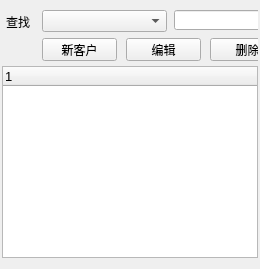
      <widget class="QWidget" name="tabClients">
       <attribute name="title">
        <string>客户信息</string>
       </attribute>
       <layout class="QVBoxLayout" name="verticalLayout_3">
        <property name="spacing">
         <number>4</number>
        </property>
        <property name="margin">
         <number>2</number>
        </property>
        <item>
         <layout class="QVBoxLayout" name="verticalLayout">
          <item>
           <widget class="QWidget" name="widget" native="true">
            <property name="minimumSize">
             <size>
              <width>0</width>
              <height>60</height>
             </size>
            </property>
            <widget class="QComboBox" name="cbxClientQueryTypes">
             <property name="geometry">
              <rect>
               <x>40</x>
               <y>8</y>
               <width>125</width>
               <height>22</height>
              </rect>
             </property>
            </widget>
            <widget class="QLineEdit" name="edtClientQueryContent">
             <property name="geometry">
              <rect>
               <x>172</x>
               <y>8</y>
               <width>229</width>
               <height>20</height>
              </rect>
             </property>
            </widget>
            <widget class="QPushButton" name="btnClientQuery">
             <property name="geometry">
              <rect>
               <x>616</x>
               <y>8</y>
               <width>75</width>
               <height>23</height>
              </rect>
             </property>
             <property name="text">
              <string>搜 索</string>
             </property>
            </widget>
            <widget class="QLabel" name="label_12">
             <property name="geometry">
              <rect>
               <x>4</x>
               <y>12</y>
               <width>37</width>
               <height>16</height>
              </rect>
             </property>
             <property name="text">
              <string>查找</string>
             </property>
            </widget>
            <widget class="QPushButton" name="btnClientDelete">
             <property name="geometry">
              <rect>
               <x>208</x>
               <y>36</y>
               <width>75</width>
               <height>23</height>
              </rect>
             </property>
             <property name="text">
              <string>删除</string>
             </property>
            </widget>
            <widget class="QPushButton" name="btnClientNew">
             <property name="geometry">
              <rect>
               <x>40</x>
               <y>36</y>
               <width>75</width>
               <height>23</height>
              </rect>
             </property>
             <property name="text">
              <string>新客户</string>
             </property>
            </widget>
            <widget class="QPushButton" name="btnClientEdit">
             <property name="geometry">
              <rect>
               <x>124</x>
               <y>36</y>
               <width>75</width>
               <height>23</height>
              </rect>
             </property>
             <property name="text">
              <string>编辑</string>
             </property>
            </widget>
            <widget class="QPushButton" name="btnDial">
             <property name="geometry">
              <rect>
               <x>324</x>
               <y>36</y>
               <width>75</width>
               <height>23</height>
              </rect>
             </property>
             <property name="font">
              <font>
               <pointsize>10</pointsize>
              </font>
             </property>
             <property name="styleSheet">
              <string notr="true">color: rgb(255, 0, 0);</string>
             </property>
             <property name="text">
              <string>拨号</string>
             </property>
            </widget>
            <widget class="QPushButton" name="btnHangup">
             <property name="geometry">
              <rect>
               <x>408</x>
               <y>36</y>
               <width>75</width>
               <height>23</height>
              </rect>
             </property>
             <property name="font">
              <font>
               <pointsize>10</pointsize>
              </font>
             </property>
             <property name="styleSheet">
              <string notr="true">color: rgb(255, 0, 0);</string>
             </property>
             <property name="text">
              <string>挂机</string>
             </property>
            </widget>
            <widget class="QLabel" name="label_22">
             <property name="geometry">
              <rect>
               <x>420</x>
               <y>12</y>
               <width>57</width>
               <height>16</height>
              </rect>
             </property>
             <property name="text">
              <string>客户类别</string>
             </property>
            </widget>
            <widget class="QComboBox" name="cbxClientType">
             <property name="geometry">
              <rect>
               <x>476</x>
               <y>8</y>
               <width>125</width>
               <height>22</height>
              </rect>
             </property>
            </widget>
            <widget class="QPushButton" name="btnSceneRecordStart">
             <property name="geometry">
              <rect>
               <x>532</x>
               <y>36</y>
               <width>75</width>
               <height>23</height>
              </rect>
             </property>
             <property name="text">
              <string>开始录音</string>
             </property>
            </widget>
            <widget class="QPushButton" name="btnSceneRecordStop">
             <property name="geometry">
              <rect>
               <x>616</x>
               <y>36</y>
               <width>75</width>
               <height>23</height>
              </rect>
             </property>
             <property name="text">
              <string>停止录音</string>
             </property>
            </widget>
           </widget>
          </item>
          <item>
           <widget class="QTreeWidget" name="tvClientList">
            <property name="font">
             <font>
              <pointsize>10</pointsize>
             </font>
            </property>
            <property name="selectionMode">
             <enum>QAbstractItemView::ExtendedSelection</enum>
            </property>
            <column>
             <property name="text">
              <string notr="true">1</string>
             </property>
            </column>
           </widget>
          </item>
          <item>
           <widget class="QWidget" name="widget_2" native="true">
            <property name="minimumSize">
             <size>
              <width>0</width>
              <height>5</height>
             </size>
            </property>
           </widget>
          </item>
         </layout>
        </item>
       </layout>
      </widget>
